Frame 1 (no input): blank canvas, image omitted
Frame 60 (the mouse pressed at the canvas centre just before this capture): blank canvas, image omitted
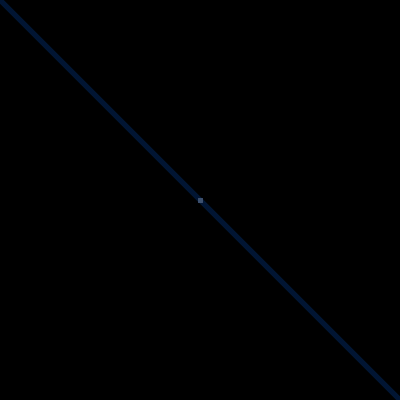
Frame 120 (the mouse held since frame 60 and released just before this capture)

The Processing sketch whose frames 1 and 60 were blank and that drew this single picture after the mouse press (run headless with seeded random() and noise(); from frame 60 on, the mouse is pressed at the canvas centre):

// Processing sketch: processing_103260
// ── processing_103260.pde

// Jason Xu
// 7/8/13
// MouseDraw.pde: Symmetrical shapes and color changes.

int counter;
void setup () {
  background(0); // set background color to black
  size (400, 400); // set background size to 400 by 400 pixels
  strokeWeight(5); // set stroke weight to 5
  stroke(255);
  counter = 0;
}

void draw() {
  if (mousePressed == true) {
    counter++;
    stroke(counter, counter+20, counter+50);
    if (counter > 200) {
      counter = mouseX;
    }
    line (pmouseX, pmouseY, mouseX, mouseY);  // draw a point at mouse location
    line(400-pmouseX, 400-pmouseY, 400-mouseX, 400-mouseY);
    line (pmouseY, pmouseX, mouseY, mouseX);
    line(400-pmouseY, 400-pmouseX, 400-mouseY, 400-mouseX);
    
  }
  // code that prints out the values of mouseX and mouseY to the console.
  //println("mouseX: " + mouseX + " , mouseY: " + mouseY);
  //println(counter);
}
